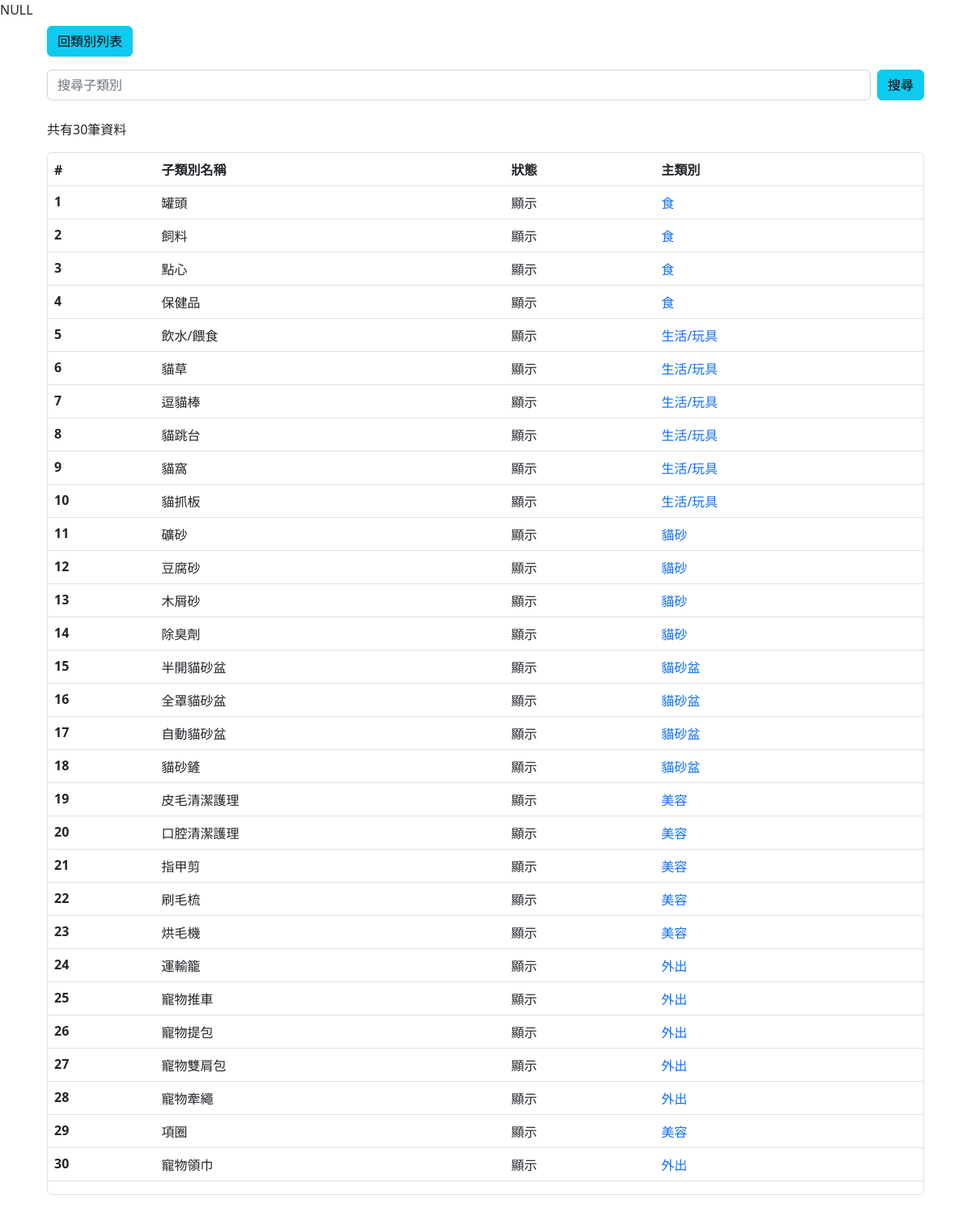
The app's page /category/search-category.php with its own data.
### tables this page shows
CREATE TABLE `subcategory` (
  `subcategory_id` int(30) UNSIGNED NOT NULL,
  `subcategory_name` varchar(30) NOT NULL,
  `category_id` int(30) NOT NULL,
  `valid` tinyint(4) NOT NULL
);

CREATE TABLE `category` (
  `category_id` int(30) NOT NULL,
  `category_name` varchar(30) NOT NULL
);

### category/search-category.php (the view, shortened to what this page needs)
<?php include("db_connect.php")?>
<?php
if(isset($_GET["category"])){
  $getCate = $_GET["category"];
  $sql = "SELECT c.category_name, c.category_id, s.subcategory_id, s.subcategory_name, s.valid
  FROM subcategory AS s
  JOIN category AS c
  ON s.category_id = c.category_id
  WHERE s.category_id = $getCate
";
}else{
  $sql = "SELECT c.category_name, c.category_id, s.subcategory_id, s.subcategory_name, s.valid
FROM subcategory AS s
JOIN category AS c
ON s.category_id = c.category_id
";
}
$resultCate = $conn->query($sql);
$subcategory_count = $resultCate->num_rows;
$cateRows = $resultCate->fetch_all(MYSQLI_ASSOC);
var_dump($cateSbRows);
?>
<!doctype html>
<html lang="en">
<head>
  <link href="https://cdn.jsdelivr.net/npm/bootstrap@5.2.1/dist/css/bootstrap.min.css" rel="stylesheet"
>
</head>
<body>
<div class="container">
    <div class="py-2">
    <a class="btn btn-info mx-3" href="category.php"> 回類別列表</a>
    </div>
</div>
    <div class="container">
      <div class="py-2 px-3">
        <form action="search-category.php">
        <div class="row gx-2">
        <div class="col">
          <input type="text" class="form-control" placeholder="搜尋子類別" name="name">
        </div>
        <div class="col-auto">
          <button class="btn btn-info">搜尋</button>
        </div>
        </div>
        </form>
      </div>
      <div class="d-flex justify-content-between align-items-center px-3">
        <div>共有<?=$subcategory_count?>筆資料</div>
      </div>
    </div>
  <div class="container">
    <div class="table-wrapper m-3 border border-1 rounded">
    <table class="table">
        <thead>
          <tr>
            <th scope="col">#</th>
            <th scope="col">子類別名稱</th>
            <th scope="col">狀態</th>
            <th scope="col">主類別</th>
          </tr>
        </thead>
        <tbody>
        <?php foreach($cateRows as $subCATE): ?>
        <tr>
            <th scope="row"><?=$subCATE["subcategory_id"]?></th>
            <td><?=$subCATE["subcategory_name"]?></td>
            <td>
              <?php if($subCATE["valid"] == "1"){
                echo" 顯示";
              }elseif($subCATE["valid"] == "0"){
                echo" 隱藏";
              }?>
            </td>
            <td>
              <a href="category.php?category=<?=$subCATE["category_id"]?>" class="text-decoration-none">
              <?=$subCATE["category_name"]?>
            </a>
        </td>
          </tr>
        <?php endforeach;?>
        </tbody>
      </table>
    </div>
    </div>
</body>
</html>

### records on screen
subcategory: subcategory_id "1", subcategory_name "罐頭", valid "顯示", category.category_name "食"
subcategory: subcategory_id "2", subcategory_name "飼料", valid "顯示", category.category_name "食"
subcategory: subcategory_id "3", subcategory_name "點心", valid "顯示", category.category_name "食"
subcategory: subcategory_id "4", subcategory_name "保健品", valid "顯示", category.category_name "食"
subcategory: subcategory_id "5", subcategory_name "飲水/餵食", valid "顯示", category.category_name "生活/玩具"
subcategory: subcategory_id "6", subcategory_name "貓草", valid "顯示", category.category_name "生活/玩具"
subcategory: subcategory_id "7", subcategory_name "逗貓棒", valid "顯示", category.category_name "生活/玩具"
subcategory: subcategory_id "8", subcategory_name "貓跳台", valid "顯示", category.category_name "生活/玩具"
subcategory: subcategory_id "9", subcategory_name "貓窩", valid "顯示", category.category_name "生活/玩具"
subcategory: subcategory_id "10", subcategory_name "貓抓板", valid "顯示", category.category_name "生活/玩具"
subcategory: subcategory_id "11", subcategory_name "礦砂", valid "顯示", category.category_name "貓砂"
subcategory: subcategory_id "12", subcategory_name "豆腐砂", valid "顯示", category.category_name "貓砂"
subcategory: subcategory_id "13", subcategory_name "木屑砂", valid "顯示", category.category_name "貓砂"
subcategory: subcategory_id "14", subcategory_name "除臭劑", valid "顯示", category.category_name "貓砂"
subcategory: subcategory_id "15", subcategory_name "半開貓砂盆", valid "顯示", category.category_name "貓砂盆"
subcategory: subcategory_id "16", subcategory_name "全罩貓砂盆", valid "顯示", category.category_name "貓砂盆"
subcategory: subcategory_id "17", subcategory_name "自動貓砂盆", valid "顯示", category.category_name "貓砂盆"
subcategory: subcategory_id "18", subcategory_name "貓砂鏟", valid "顯示", category.category_name "貓砂盆"
subcategory: subcategory_id "19", subcategory_name "皮毛清潔護理", valid "顯示", category.category_name "美容"
subcategory: subcategory_id "20", subcategory_name "口腔清潔護理", valid "顯示", category.category_name "美容"
subcategory: subcategory_id "21", subcategory_name "指甲剪", valid "顯示", category.category_name "美容"
subcategory: subcategory_id "22", subcategory_name "刷毛梳", valid "顯示", category.category_name "美容"
subcategory: subcategory_id "23", subcategory_name "烘毛機", valid "顯示", category.category_name "美容"
subcategory: subcategory_id "24", subcategory_name "運輸籠", valid "顯示", category.category_name "外出"
subcategory: subcategory_id "25", subcategory_name "寵物推車", valid "顯示", category.category_name "外出"
subcategory: subcategory_id "26", subcategory_name "寵物提包", valid "顯示", category.category_name "外出"
subcategory: subcategory_id "27", subcategory_name "寵物雙肩包", valid "顯示", category.category_name "外出"
subcategory: subcategory_id "28", subcategory_name "寵物牽繩", valid "顯示", category.category_name "外出"
subcategory: subcategory_id "29", subcategory_name "項圈", valid "顯示", category.category_name "美容"
subcategory: subcategory_id "30", subcategory_name "寵物領巾", valid "顯示", category.category_name "外出"

### other values on screen
$subcategory_count "30"
